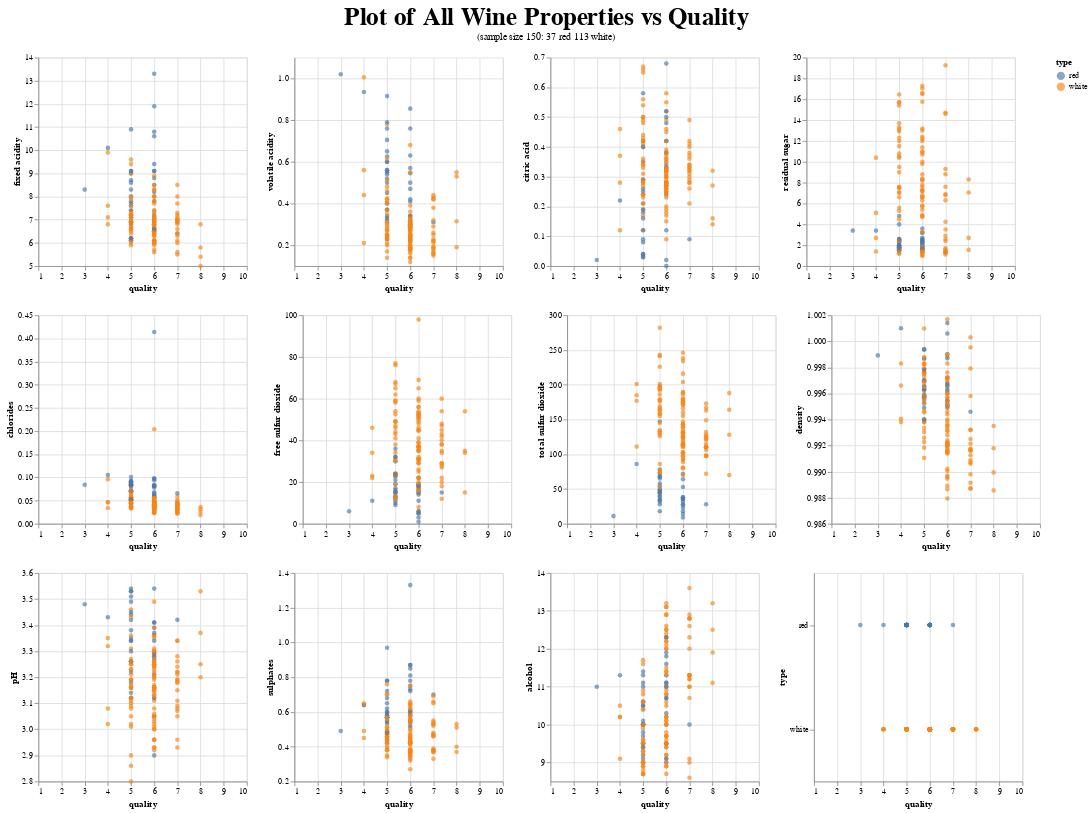

Here is the notebook cell this chart was saved with:
### Code cell
np.random.seed(1234)
sample_size = 150                          #change this to change sample size. It will also change the subtitle
plot_data = wine_train.sample(sample_size) #using a sample for graph readibility and bc altair can't handle over 5000 rows.

red_count = plot_data[plot_data["type"] == "red"].shape[0]     #for subtitle
white_count = plot_data[plot_data["type"] == "white"].shape[0] #for subtitle

wine_plot1 = (alt.Chart(plot_data)
             .mark_circle(opacity=0.65)
             .encode(
                 x=alt.X("quality", scale=alt.Scale(domain=[1,10], zero=False)),
                 y=alt.Y(alt.repeat("column"), type='quantitative', scale=alt.Scale(zero=False)),
                 color="type:N")
             .properties(
                 width=250,
                 height=250)
             .repeat(
                 column=["fixed acidity", "volatile acidity", "citric acid", "residual sugar"])
              .resolve_scale(y="independent"))

wine_plot2 = (alt.Chart(plot_data)
             .mark_circle(opacity=0.65)
             .encode(
                 x=alt.X("quality", scale=alt.Scale(domain=[1,10], zero=False)),
                 y=alt.Y(alt.repeat("column"), type='quantitative', scale=alt.Scale(zero=False)),
                 color="type:N")
             .properties(
                 width=250,
                 height=250)
             .repeat(
                 column=["chlorides", "free sulfur dioxide", "total sulfur dioxide", "density"])
              .resolve_scale(y="independent"))

wine_plot3 = (alt.Chart(plot_data)
             .mark_circle(opacity=0.65)
             .encode(
                 x=alt.X("quality", scale=alt.Scale(domain=[1,10], zero=False)),
                 y=alt.Y(alt.repeat("column"), type='quantitative', scale=alt.Scale(zero=False)),
                 color="type:N")
             .properties(
                 width=250,
                 height=250)
             .repeat(
                 column=["pH", "sulphates", "alcohol"])
              .resolve_scale(y="independent"))

wine_type_plot = (alt.Chart(plot_data)
             .mark_circle(opacity=0.65)
             .encode(
                 x=alt.X("quality", scale=alt.Scale(domain=[1,10], zero=False)),
                 y=alt.Y("type", scale=alt.Scale(zero=False)),
                 color="type:N")
             .properties(
                 width=250,
                 height=250))

wine_plot4 = alt.hconcat(wine_plot3, wine_type_plot)

wine_plot = alt.VConcatChart(vconcat=(wine_plot1, wine_plot2, wine_plot4), 
                             title=alt.TitleParams("Plot of All Wine Properties vs Quality", fontSize=30, 
                                                   subtitle="(sample size "+str(sample_size)+": "+str(red_count)+" red "+str(white_count)+" white)", anchor="middle", dy=-10))

wine_plot
#If you get a schema error at the end its becuase of a bug that's solved in altair 5.0.0rc1. 
#I install it above, but if it doesn't work then clear all your kernal outputs then run all cells

### Figure 1 — Vega-Lite specification as saved in the notebook (floating-point values rounded to 4 significant figures; data arrays with more than 128 entries replaced by an {"elided": "..."} marker saying what was removed)
{"config": {"view": {"continuousWidth": 300, "continuousHeight": 300}}, "vconcat": [{"repeat": {"column": ["fixed acidity", "volatile acidity", "citric acid", "residual sugar"]}, "spec": {"data": {"name": "data-747334aa97d86d1fdb700cd8b565b978"}, "mark": {"type": "circle", "opacity": 0.65}, "encoding": {"color": {"field": "type", "type": "nominal"}, "x": {"field": "quality", "scale": {"domain": [1, 10], "zero": false}, "type": "quantitative"}, "y": {"field": {"repeat": "column"}, "scale": {"zero": false}, "type": "quantitative"}}, "height": 250, "width": 250}, "resolve": {"scale": {"y": "independent"}}}, {"repeat": {"column": ["chlorides", "free sulfur dioxide", "total sulfur dioxide", "density"]}, "spec": {"data": {"name": "data-747334aa97d86d1fdb700cd8b565b978"}, "mark": {"type": "circle", "opacity": 0.65}, "encoding": {"color": {"field": "type", "type": "nominal"}, "x": {"field": "quality", "scale": {"domain": [1, 10], "zero": false}, "type": "quantitative"}, "y": {"field": {"repeat": "column"}, "scale": {"zero": false}, "type": "quantitative"}}, "height": 250, "width": 250}, "resolve": {"scale": {"y": "independent"}}}, {"hconcat": [{"repeat": {"column": ["pH", "sulphates", "alcohol"]}, "spec": {"data": {"name": "data-747334aa97d86d1fdb700cd8b565b978"}, "mark": {"type": "circle", "opacity": 0.65}, "encoding": {"color": {"field": "type", "type": "nominal"}, "x": {"field": "quality", "scale": {"domain": [1, 10], "zero": false}, "type": "quantitative"}, "y": {"field": {"repeat": "column"}, "scale": {"zero": false}, "type": "quantitative"}}, "height": 250, "width": 250}, "resolve": {"scale": {"y": "independent"}}}, {"data": {"name": "data-747334aa97d86d1fdb700cd8b565b978"}, "mark": {"type": "circle", "opacity": 0.65}, "encoding": {"color": {"field": "type", "type": "nominal"}, "x": {"field": "quality", "scale": {"domain": [1, 10], "zero": false}, "type": "quantitative"}, "y": {"field": "type", "scale": {"zero": false}, "type": "nominal"}}, "height": 250, "width": 250}]}], "title": {"text": "Plot of All Wine Properties vs Quality", "anchor": "middle", "dy": -10, "fontSize": 30, "subtitle": "(sample size 150: 37 red 113 white)"}, "$schema": "https://vega.github.io/schema/vega-lite/v5.6.1.json", "datasets": {"data-747334aa97d86d1fdb700cd8b565b978": {"elided": "150 records"}}}
